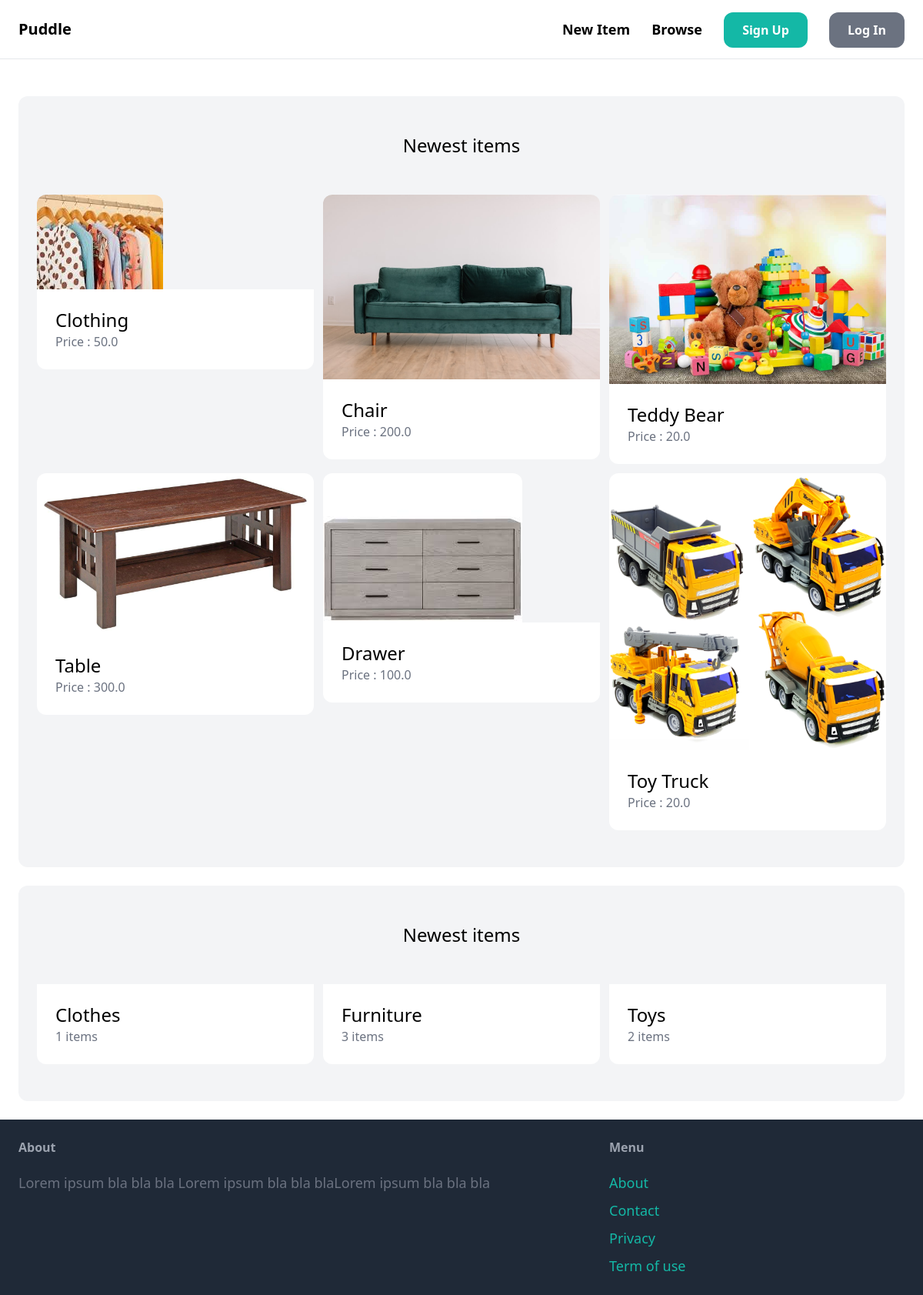
The page / on the database its author committed.
### item/models.py (models this page shows, shortened)
class Item(models.Model):
    category = models.ForeignKey(Category, related_name = 'items', on_delete=models.CASCADE)
    name = models.CharField(max_length=255)
    description = models.TextField(blank=True, null=True)
    price = models.FloatField()
    image = models.ImageField(upload_to='item_images', blank=True, null=True)
    is_sold = models.BooleanField(default=False)
    created_by = models.ForeignKey(User, related_name='items', on_delete = models.CASCADE)
    created_at = models.DateTimeField(auto_now_add=True)

class Category(models.Model):
    name = models.CharField(max_length=255)
    class Meta:
        ordering = ('name',)
        verbose_name_plural = 'Categories' #Change the name of the categories

### core/views.py (the view)
# urls.py: path('', views.index, name='index'),
def index(request):
    items = Item.objects.filter(is_sold = False)[:6]
    categories = Category.objects.all()
    return render(request, 'core/index.html' , {
        'categories' : categories,
        'items' : items,
})

### core/templates/core/index.html (shortened to what this page needs)
{% extends 'core/base.html' %}
{% block content %}
    <div class="mt-6 px-6 py-12 bg-gray-100 rounded-xl">
        <h2 class="mb-12 text-2xl text-center"> Newest items</h2>
        <div class="grid grid-cols-3 gap-3">
            {% for item in items%}
                <div>
                    <a href="{% url 'item:detail' item.id %}">
                        <div>
                            <img src="{{ item.image.url }}" alt="item image" class="rounded-t-xl">
                        </div>
                        <div class="p-6 bg-white rounded-b-xl">
                            <h2 class="text-2xl">{{ item.name }}</h2>
                            <p class="text-gray-500">Price : {{ item.price }} </p>
                        </div>
                    </a>
                </div>
            {% endfor %}
        </div>
    </div>
    <div class="mt-6 px-6 py-12 bg-gray-100 rounded-xl">
        <h2 class="mb-12 text-2xl text-center"> Newest items</h2>
        <div class="grid grid-cols-3 gap-3">
            {% for category in categories %}
            <div>
                <a href=#>
                    <div class="p-6 bg-white rounded-b-xl">
                        <h2 class="text-2xl">{{ category.name }}</h2>
                        <p class="text-gray-500">{{ category.items.count }} items </p>
                    </div>
                </a>
            </div>
            {% endfor %}
        </div>
    </div>
{% endblock content %}

### core/templates/core/base.html (shortened to what this page needs)
<!doctype html>
<html>
    <head>
        <script src="https://cdn.tailwindcss.com"></script>
    </head>
    <body>
        <nav class="py-6 px-6 flex justify-between items-center border-b border-gray-200">
            <a href="/" class="text-xl font-semibold">Puddle</a>
            <div class="space-x-6">
                <a href="#" class="text-lg font-semibold hover:text-gray-500">New Item</a>
                <a href="#" class="text-lg font-semibold hover:text-gray-500">Browse</a>
                <a href="{% url 'core:signup' %}" class="px-6 py-3 font-semibold bg-teal-500 text-white rounded-xl hover:bg-teal-700">Sign Up</a>
                <a href="#" class="px-6 py-3 font-semibold bg-gray-500 text-white rounded-xl hover:bg-gray-700">Log In</a>
            </div>
        </nav>
        <div class="px-6 py-6">
            {% block content %}
            {% endblock  %}
        </div>
        <footer class="py-6 px-6 flex justify-between bg-gray-800">
            <div class="w-2/3 pr-10">
                <h3 class="mb-5 font-semibold text-gray-400"> About </h3>
                <p class="text-lg text-gray-500">Lorem ipsum bla bla bla Lorem ipsum bla bla blaLorem ipsum bla bla bla</p>
            </div>
            <div class="w-1/3">
                <h3 class="mb-5 font-semibold text-gray-400"> Menu </h3>
                <ul class="space-y-2">
                    <li><a href="#" class="text-lg text-teal-500 hover:text-teal-700">About</a></li>
                    <li><a href="{% url 'core:kontak' %}" class="text-lg text-teal-500 hover:text-teal-700">Contact</a></li>
                    <li><a href="#" class="text-lg text-teal-500 hover:text-teal-700">Privacy</a></li>
                    <li><a href="#" class="text-lg text-teal-500 hover:text-teal-700">Term of use</a></li>
                </ul>
            </div>
    </body>
</html>

### rows shown on the page
Item: image (picture), name "Clothing", price "50.0"
Item: image (picture), name "Chair", price "200.0"
Item: image (picture), name "Teddy Bear", price "20.0"
Item: image (picture), name "Table", price "300.0"
Item: image (picture), name "Drawer", price "100.0"
Item: image (picture), name "Toy Truck", price "20.0"
Category: name "Clothes", items.count "1"
Category: name "Furniture", items.count "3"
Category: name "Toys", items.count "2"
